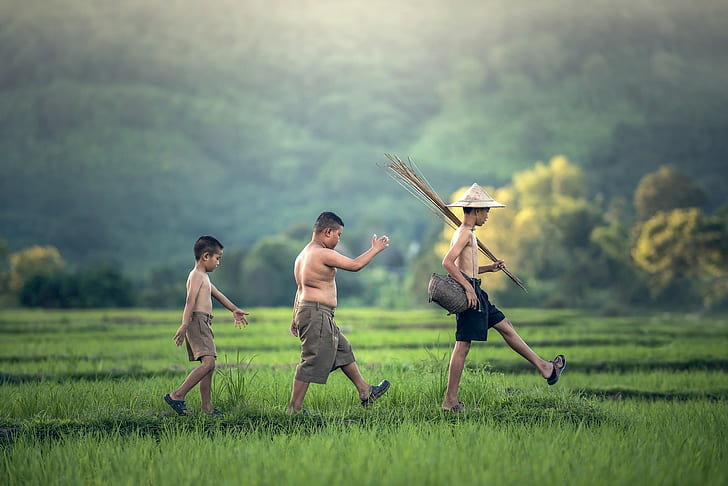
#> input picture test/g.jpg, 728 x 486 px
$ python visualize_hog.py
#> lines starting #> are read from the running program, lines starting #| are printed output that depends on the picture
### HoG.py
import cv2
import numpy as np
import matplotlib as plt

import skimage.draw as draw

# Calculating row and column gradients
def grad(channel):
    g_row = np.empty(channel.shape, dtype=channel.dtype)
    g_row[0, :] = 0
    g_row[-1, :] = 0
    g_row[1:-1, :] = channel[2:, :] - channel[:-2, :]
    g_col = np.empty(channel.shape, dtype=channel.dtype)
    g_col[:, 0] = 0
    g_col[:, -1] = 0
    g_col[:, 1:-1] = channel[:, 2:] - channel[:, :-2]

    return g_row, g_col

def gradient(image):
    g_row_by_ch = np.empty_like(image, dtype=np.float32)
    g_col_by_ch = np.empty_like(image, dtype=np.float32)
    g_mag = np.empty_like(image, dtype=np.float32)

    for idx_ch in range(image.shape[2]):
        g_row_by_ch[:, :, idx_ch], g_col_by_ch[:, :, idx_ch] = grad(image[:, :, idx_ch])
        g_mag[:, :, idx_ch] = np.hypot(g_row_by_ch[:, :, idx_ch],
                                        g_col_by_ch[:, :, idx_ch])

    # Selecting channel with highest gradient
    idcs_max = g_mag.argmax(axis=2)

    rr, cc = np.meshgrid(np.arange(image.shape[0]), np.arange(image.shape[1]), indexing='ij', sparse=True)
    g_row = g_row_by_ch[rr, cc, idcs_max].astype(np.float32, copy=False)
    g_col = g_col_by_ch[rr, cc, idcs_max].astype(np.float32, copy=False)

    return g_row, g_col


def compute_hog_cell(n_orientations: int, magnitudes: np.ndarray, orientations: np.ndarray) -> np.ndarray:
    bin_width = int(180 / n_orientations)
    hog = np.zeros(n_orientations)
    # orientations = orientations%180
    for i in range(orientations.shape[0]):
        for j in range(orientations.shape[1]):

            orientation = orientations[i, j]
            lower_bin_index = int(orientation / bin_width)
            if lower_bin_index < 9:
                hog[lower_bin_index] += magnitudes[i, j]

    return hog / (magnitudes.shape[0] * magnitudes.shape[1])

 # Contrast Normalizing the vector
def normalize_vector(v, eps=1e-5):
    out = v / np.sqrt(np.sum(v ** 2) + eps ** 2)
    out = np.minimum(out, 0.2)
    out = out / np.sqrt(np.sum(out ** 2) + eps ** 2)
    return out


def extract_features(img, pixel_per_cell, cells_per_block, visualize=False):
    c_row, c_col = pixel_per_cell
    b_row, b_col = cells_per_block
    s_row, s_col = img.shape[:2]
    # print("S, C, B", s_row, s_col, c_row, c_col, b_row, b_col)

    img = img.astype(np.float64,copy=False)
    # resizedImg = cv2.resize(img, (s_row, s_col))
    resizedImg = img

    n_cells_row = int(s_row // c_row)
    n_cells_col = int(s_col // c_col)

    n_blocks_row = (n_cells_row - b_row) + 1
    n_blocks_col = (n_cells_col - b_col) + 1

    # Creating gradients for img ----------------------------

    g_row, g_col = gradient(resizedImg)
    grad_mag = np.hypot(g_row, g_col)
    grad_dir = np.rad2deg(np.arctan2(g_row, g_col)) % 180

    n_orientations = 9

    hog_cells = np.zeros((n_cells_row, n_cells_col, n_orientations))

    # print(hog_cells.shape)
    prev_x , prev_y= 0,0

    # print(grad_dir.shape, grad_mag.shape)

    count = 0
    tc = 0

    # print(n_cells_row, n_cells_col, n_blocks_row, n_blocks_col)

    # Compute HOG of each cell-------------------------------
    for i in range(0, s_row, c_row):
        for j in range(0, s_col, c_col):
            tc +=1
            mag_patch = grad_mag[i: i+c_row, j: j+c_col]
            ori_patch = grad_dir[i: i+c_row, j: j+c_col]
            if (mag_patch.shape != (c_row, c_col) or ori_patch.shape != (c_row, c_col)):
                count+=1
                continue
            hog_cells[i//c_row, j//c_col] = compute_hog_cell(n_orientations=n_orientations, magnitudes=mag_patch, orientations=ori_patch)
            prev_x += c_col
        prev_y += c_row
    # print(tc, count)
    hog_blocks_normalized = np.zeros((n_blocks_row, n_blocks_col,
                                  b_row, b_col, n_orientations))

    # Normalize HOG by block ---------------------------------
    for r in range(n_blocks_row):
        for c in range(n_blocks_col):
            block = hog_cells[r:r + b_row, c:c + b_col, :]
            hog_blocks_normalized[r, c, :] = normalize_vector(block)


    # DRAW ---------------------------------------------------

    if visualize:
        radius = min(c_row, c_col) // 2 - 1
        orientations_arr = np.arange(n_orientations)
        # set dr_arr, dc_arr to correspond to midpoints of orientation bins
        orientation_bin_midpoints = (
            np.pi * (orientations_arr + .5) / n_orientations)
        dr_arr = radius * np.sin(orientation_bin_midpoints)
        dc_arr = radius * np.cos(orientation_bin_midpoints)
        hog_image = np.zeros((s_row, s_col), dtype=np.float32)

        for r in range(n_cells_row):
            for c in range(n_cells_col):
                for o, dr, dc in zip(orientations_arr, dr_arr, dc_arr):
                    centre = tuple([r * c_row + c_row // 2,
                                    c * c_col + c_col // 2])
                    rr, cc = draw.line(int(centre[0] - dc),
                                        int(centre[1] + dr),
                                        int(centre[0] + dc),
                                        int(centre[1] - dr))
                    hog_image[rr, cc] += hog_cells[r, c, o]
        return hog_blocks_normalized.ravel(), hog_image

    return hog_blocks_normalized.ravel()


"""
# OLD VERSION ----- for backup
def extract_features(img, pixel_per_cell, cells_per_block, visualize=False):
    c_row, c_col = pixel_per_cell
    b_row, b_col = cells_per_block
    s_row, s_col = img.shape[:2]
    # print("S, C, B", s_row, s_col, c_row, c_col, b_row, b_col)

    img = img.astype(np.float64,copy=False)
    # resizedImg = cv2.resize(img, (s_row, s_col))
    resizedImg = img

    n_cells_row = int(s_row // c_row)
    n_cells_col = int(s_col // c_col)

    n_blocks_row = (n_cells_row - b_row) + 1
    n_blocks_col = (n_cells_col - b_col) + 1

    # Creating gradients for img ----------------------------

    g_row, g_col = gradient(resizedImg)
    grad_mag = np.hypot(g_row, g_col)
    grad_dir = np.rad2deg(np.arctan2(g_row, g_col)) % 180

    n_orientations = 9

    hog_cells = np.zeros((n_cells_row, n_cells_col, n_orientations))

    # print(hog_cells.shape)
    prev_x = 0
    # print(n_cells_row, n_cells_col, n_blocks_row, n_blocks_col)

    # Compute HOG of each cell-------------------------------
    count = 0
    for it_x in range(n_cells_row):
        prev_y = 0
        for it_y in range(n_cells_col):
            magnitudes_patch = grad_mag[prev_y:prev_y + c_col, prev_x:prev_x + c_row]
            orientations_patch = grad_dir[prev_y:prev_y + c_col, prev_x:prev_x + c_row]
            # print(it_x, it_y)
            if (magnitudes_patch.shape != (c_row, c_col) or orientations_patch.shape != (c_row, c_col)):
                count += 1
                continue
            hog_cells[it_y, it_x] = compute_hog_cell(n_orientations, magnitudes_patch, orientations_patch)
            prev_y += c_col
        prev_x += c_row

    print(count)
    hog_blocks_normalized = np.zeros((n_blocks_row, n_blocks_col,
                                  b_row, b_col, n_orientations))

    # Normalize HOG by block ---------------------------------
    for r in range(n_blocks_row):
        for c in range(n_blocks_col):
            block = hog_cells[r:r + b_row, c:c + b_col, :]
            hog_blocks_normalized[r, c, :] = normalize_vector(block)


    # DRAW ---------------------------------------------------

    if visualize:
        radius = min(c_row, c_col) // 2 - 1
        orientations_arr = np.arange(n_orientations)
        # set dr_arr, dc_arr to correspond to midpoints of orientation bins
        orientation_bin_midpoints = (
            np.pi * (orientations_arr + .5) / n_orientations)
        dr_arr = radius * np.sin(orientation_bin_midpoints)
        dc_arr = radius * np.cos(orientation_bin_midpoints)
        hog_image = np.zeros((s_row, s_col), dtype=np.float32)

        for r in range(n_cells_row):
            for c in range(n_cells_col):
                for o, dr, dc in zip(orientations_arr, dr_arr, dc_arr):
                    centre = tuple([r * c_row + c_row // 2,
                                    c * c_col + c_col // 2])
                    rr, cc = draw.line(int(centre[0] - dc),
                                        int(centre[1] + dr),
                                        int(centre[0] + dc),
                                        int(centre[1] - dr))
                    hog_image[rr, cc] += hog_cells[r, c, o]
        return hog_blocks_normalized.ravel(), hog_image

    return hog_blocks_normalized.ravel()
"""

# [20 lines of commented-out code are left out]

### visualize_hog.py
from HoG import extract_features
from matplotlib import pyplot as plt
import cv2
# img = cv2.imread('./test.jpg', 1)
img = cv2.imread('./test/g.jpg', 1)
#> img is the input picture: shape (486, 728, 3); mean B, G, R 106.1, 131, 112.3
features, hog_image = extract_features(img=img, pixel_per_cell=(8,8), cells_per_block=(3,3), visualize=True)
#> after the loop in gradient, `for idx_ch in range(image.shape[2]):`:
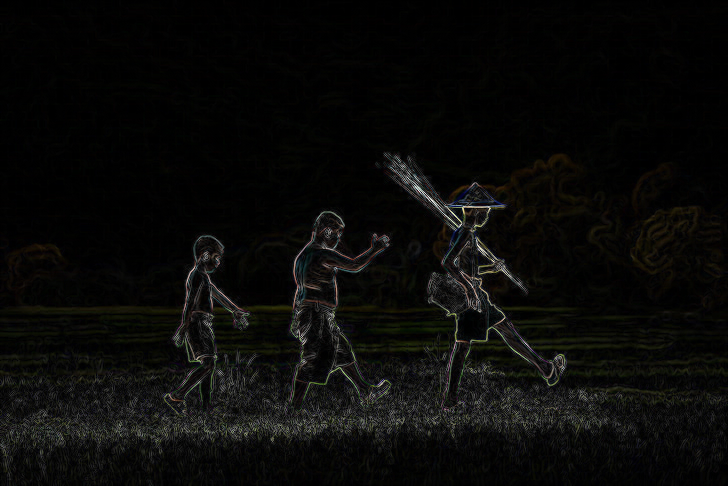
#> g_mag: shape (486, 728, 3) float32; mean B, G, R 10.8, 12.5, 12.5; drawn with min black and max white
#> after the loop in gradient, `for idx_ch in range(image.shape[2]):`:
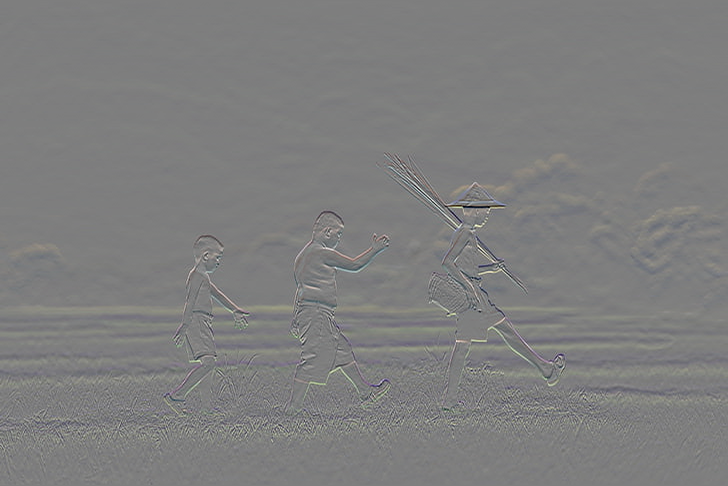
#> g_row_by_ch: shape (486, 728, 3) float32; mean B, G, R -0.4, -0.3, -0.4; drawn with min black and max white
#> in gradient, `idcs_max = g_mag.argmax(axis=2)`:
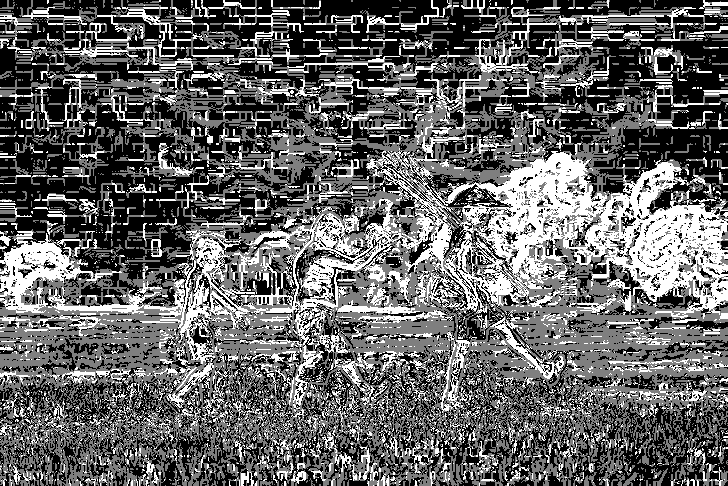
#> idcs_max: shape (486, 728) int64; min 0, max 2, mean 0.791; drawn with min black and max white
#> in extract_features, `grad_dir = np.rad2deg(np.arctan2(g_row, g_col)) % 180`:
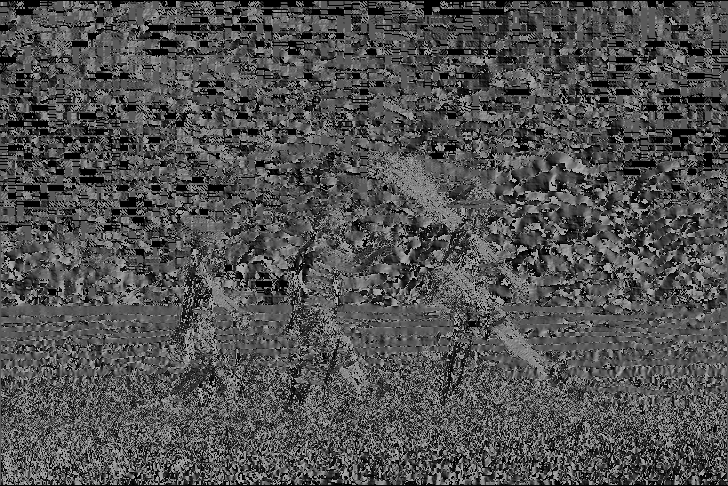
#> grad_dir: shape (486, 728) float32; min 0, max 179.6, mean 81.1
#> after the loop in extract_features, `for r in range(n_cells_row):`:
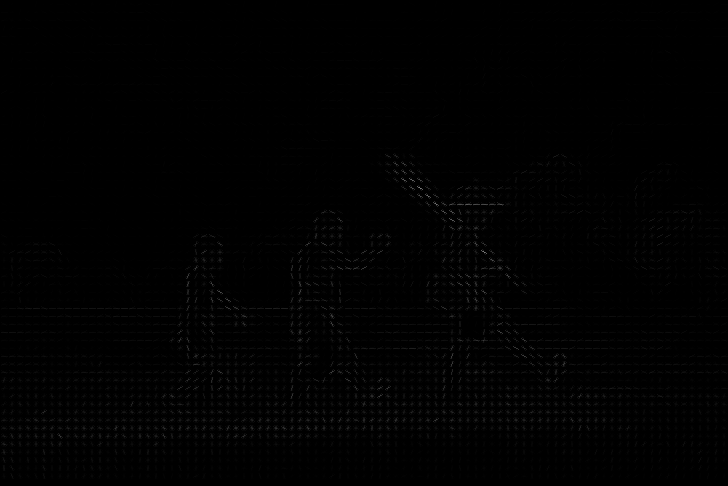
#> hog_image: shape (486, 728) float32; min 0, max 135.7, mean 1.3
edges = cv2.Canny(img, 7,7)
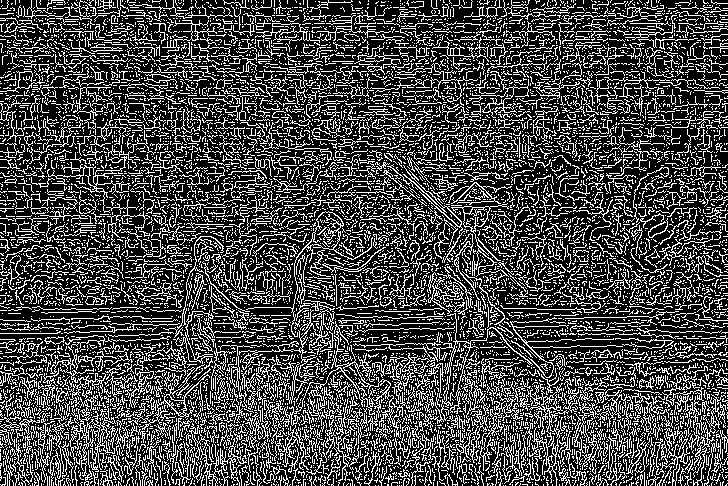
#> edges: shape (486, 728); 28% white in thin lines or dots
fig, axarr = plt.subplots(1, 3, figsize=(16, 4))
axarr[0].axis('off')
axarr[1].axis('off')

axarr[0].imshow(img[:,:,::-1])
axarr[0].set_title("Image")
axarr[1].imshow(255-hog_image, cmap="gray")
axarr[1].set_title("Our HOG")
axarr[2].imshow(edges, cmap="gray")
axarr[2].set_title("Normal edge detector")
plt.show()
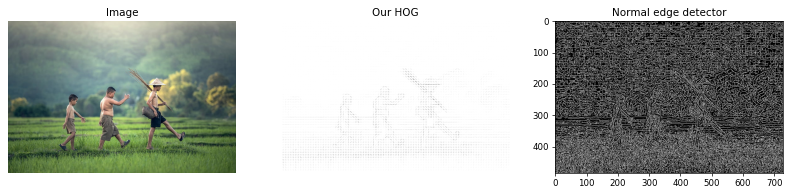
#> figure drawn by matplotlib, 3 panels
